Frame 1 (no input): blank canvas, image omitted
Frame 60 (the mouse pressed at the canvas centre just before this capture): blank canvas, image omitted
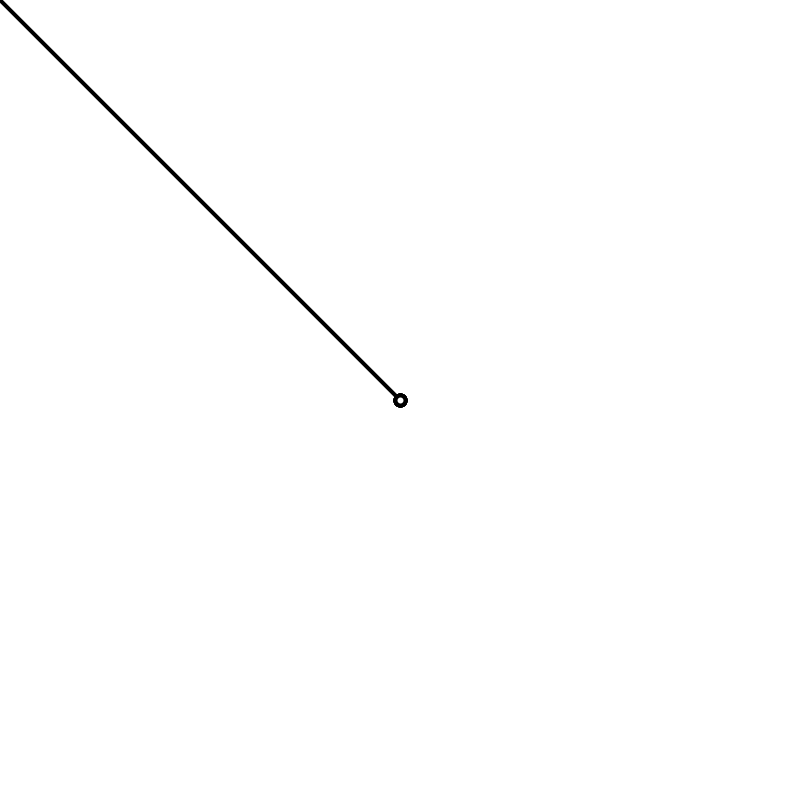
Frame 120 (the mouse held since frame 60 and released just before this capture)

The Processing sketch whose frames 1 and 60 were blank and that drew this single picture after the mouse press (run headless with seeded random() and noise(); from frame 60 on, the mouse is pressed at the canvas centre):

// Processing sketch: drawRope
// ── drawRope.pde
int index = 0;

// once
void setup() {
  size(800, 800);
  background(255);
  strokeWeight(4);  
}

// loop
void draw() {
  index++; 
  if (mousePressed == true) {
    if (index % 8 == 0) {
      ellipse(pmouseX, pmouseY, 10, 10);
    } else {
       line(pmouseX, pmouseY, mouseX, mouseY);  
    }
  } 
  
} // end of draw 
